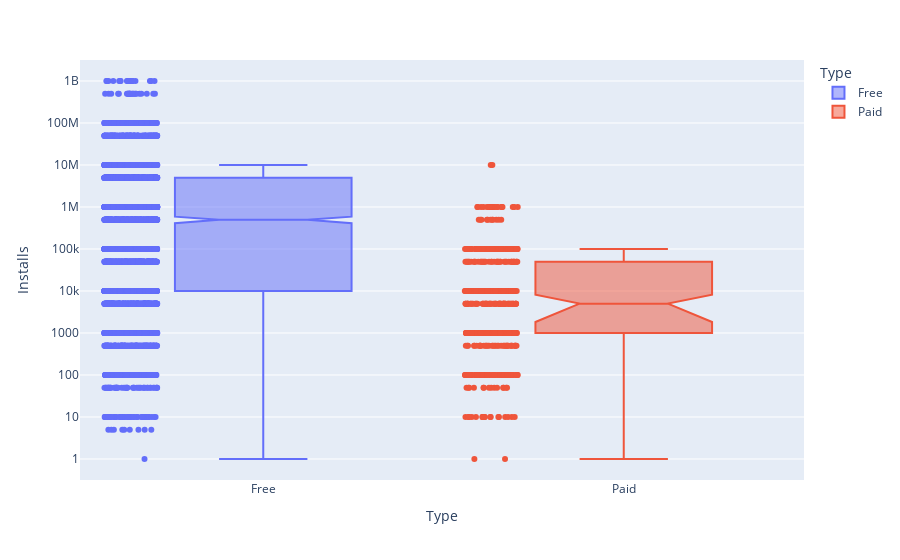

The notebook cell this image was saved under:
### Markdown cell above
# Plotly Box Plots: Lost Downloads for Paid Apps

**Challenge**: Create a box plot that shows the number of Installs for free versus paid apps. How does the median number of installations compare? Is the difference large or small?

Use the [Box Plots Guide](https://plotly.com/python/box-plots/) and the [.box API reference](https://plotly.com/python-api-reference/generated/plotly.express.box.html) to create the following chart. 

<img src=https://imgur.com/uVsECT3.png>

### Code cell
px.box(
    df_apps_clean, 
    x='Type', 
    y='Installs', 
    color='Type',
    notched=True,
    points='all',
).update_layout(
  yaxis={'type': 'log'}
).show()

### Figure 1 — Plotly figure (JSON) as saved in the notebook; plotly's stock layout.template omitted (floating-point values rounded to 4 significant figures; data arrays with more than 128 entries replaced by an {"elided": "..."} marker saying what was removed)
{"data": [{"alignmentgroup": "True", "boxpoints": "all", "hovertemplate": "Type=%{x}<br>Installs=%{y}<extra></extra>", "legendgroup": "Free", "marker": {"color": "#636efa"}, "name": "Free", "notched": true, "offsetgroup": "Free", "orientation": "v", "showlegend": true, "type": "box", "x": {"elided": "7595 str values"}, "x0": " ", "xaxis": "x", "y": {"elided": "7595 int values"}, "y0": " ", "yaxis": "y"}, {"alignmentgroup": "True", "boxpoints": "all", "hovertemplate": "Type=%{x}<br>Installs=%{y}<extra></extra>", "legendgroup": "Paid", "marker": {"color": "#EF553B"}, "name": "Paid", "notched": true, "offsetgroup": "Paid", "orientation": "v", "showlegend": true, "type": "box", "x": {"elided": "589 str values"}, "x0": " ", "xaxis": "x", "y": {"elided": "589 int values"}, "y0": " ", "yaxis": "y"}], "layout": {"boxmode": "overlay", "legend": {"title": {"text": "Type"}, "tracegroupgap": 0}, "margin": {"t": 60}, "xaxis": {"anchor": "y", "categoryarray": ["Free", "Paid"], "categoryorder": "array", "domain": [0, 1], "title": {"text": "Type"}}, "yaxis": {"anchor": "x", "domain": [0, 1], "title": {"text": "Installs"}, "type": "log"}}}
